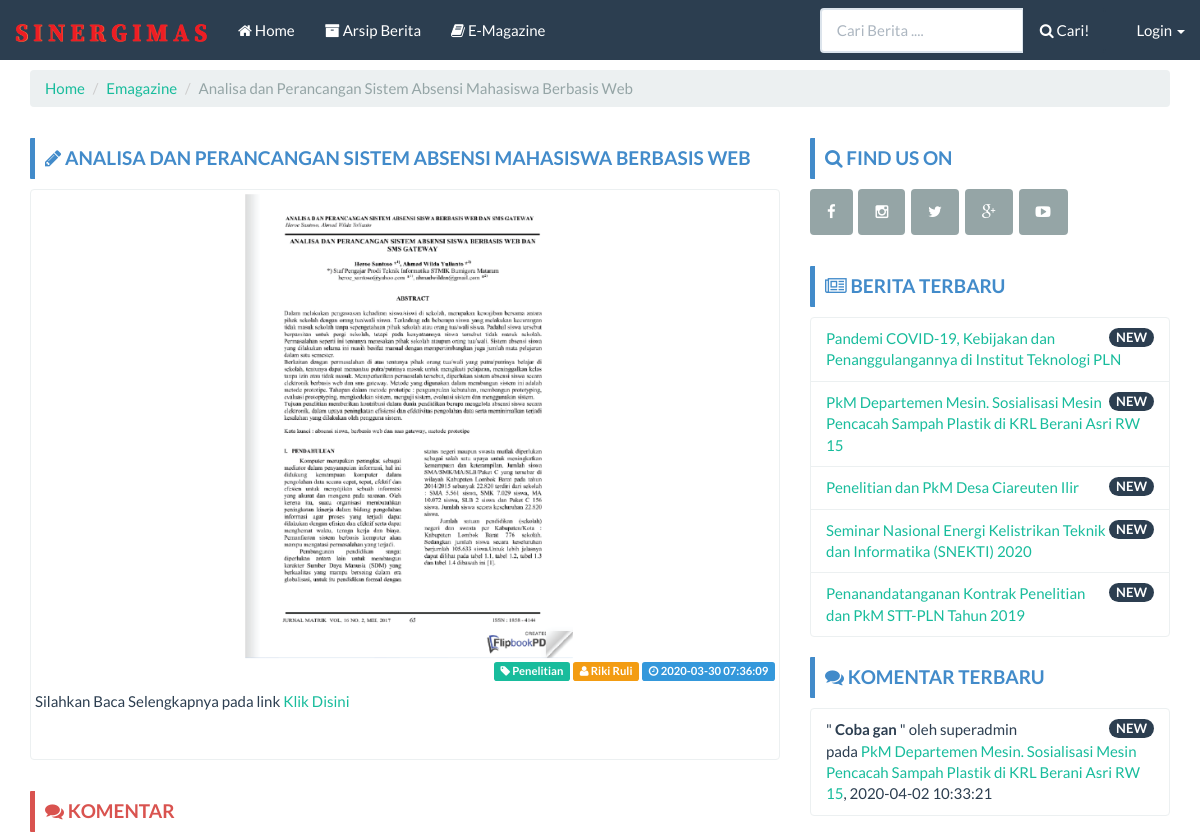
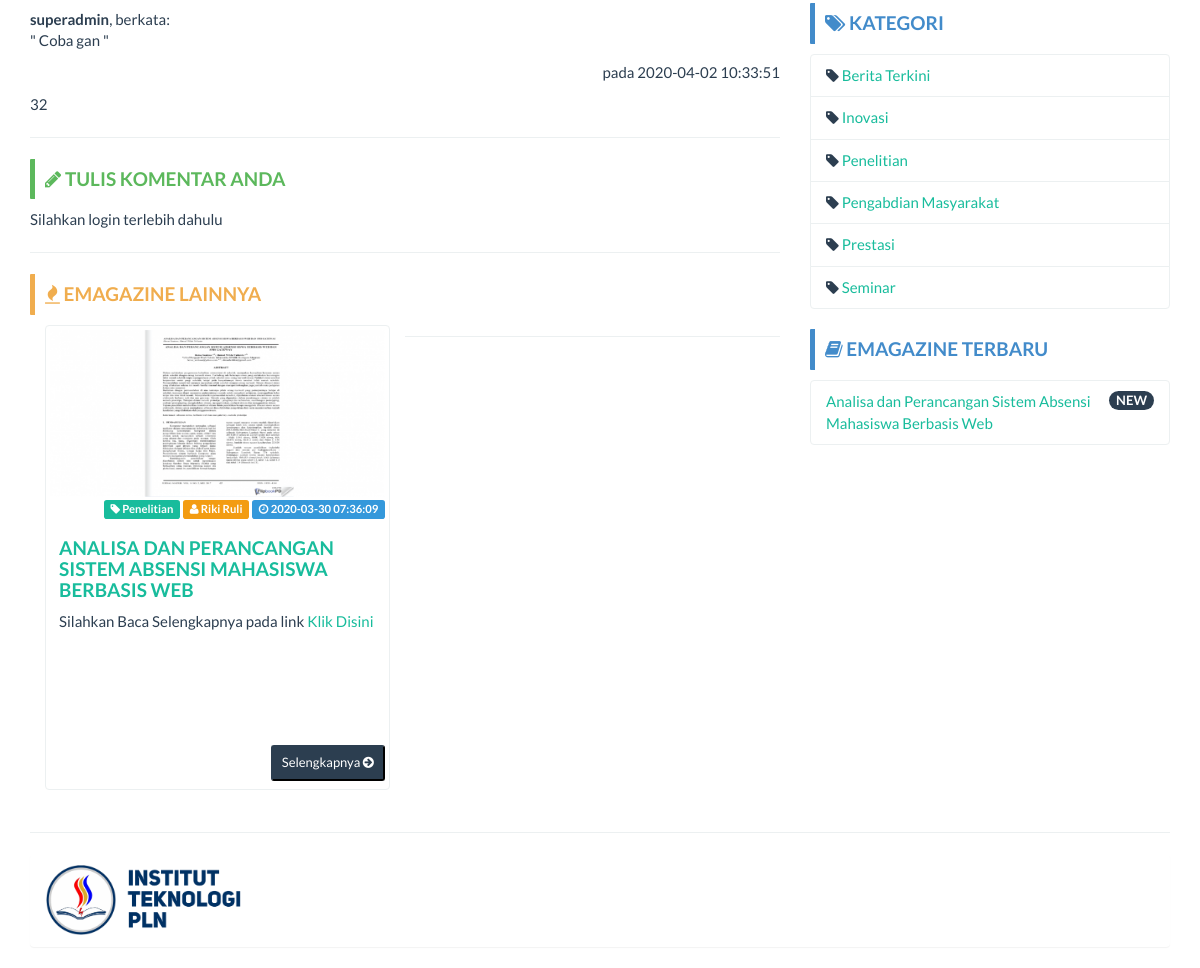
The app's page /emagazine/read/analisa-dan-perancangan-sistem-absensi-mahasiswa-berbasis-web with its own data (2 pictures, top to bottom).
### tables this page shows
CREATE TABLE `emagazine` (
  `id_emag` int(11) NOT NULL,
  `judul_emag` varchar(100) NOT NULL,
  `judul_seo` varchar(100) NOT NULL,
  `isi_link` text NOT NULL,
  `kategori` varchar(25) NOT NULL,
  `author` char(20) NOT NULL,
  `publish` char(7) NOT NULL,
  `userfile` text NOT NULL,
  `userfile_type` char(10) NOT NULL,
  `userfile_size` int(11) NOT NULL,
  `uploader` char(20) NOT NULL,
  `time_upload` datetime NOT NULL DEFAULT current_timestamp(),
  `updater` char(20) NOT NULL,
  `time_update` datetime NOT NULL DEFAULT current_timestamp()
);

CREATE TABLE `komentar_emag` (
  `id_komentar` int(11) NOT NULL,
  `nama` char(20) NOT NULL DEFAULT '0',
  `id_emag` int(11) DEFAULT NULL,
  `isi_komentar` text DEFAULT NULL,
  `status` char(5) DEFAULT NULL,
  `time_upload` datetime NOT NULL DEFAULT current_timestamp(),
  `verifikator` char(20) DEFAULT NULL,
  `time_verif` datetime NOT NULL DEFAULT current_timestamp() ON UPDATE current_timestamp()
);

CREATE TABLE `berita` (
  `id_berita` int(11) NOT NULL,
  `judul_berita` varchar(100) NOT NULL,
  `judul_seo` varchar(100) NOT NULL,
  `isi_berita` text NOT NULL,
  `kategori` varchar(25) NOT NULL,
  `author` char(20) NOT NULL,
  `publish` char(7) NOT NULL,
  `userfile` text NOT NULL,
  `userfile_type` char(10) NOT NULL,
  `userfile_size` int(11) NOT NULL,
  `uploader` char(20) NOT NULL,
  `time_upload` datetime NOT NULL DEFAULT current_timestamp(),
  `updater` char(20) NOT NULL,
  `time_update` datetime NOT NULL DEFAULT current_timestamp()
);

CREATE TABLE `komentar` (
  `id_komentar` int(11) NOT NULL,
  `nama` char(20) NOT NULL DEFAULT '0',
  `id_berita` int(11) DEFAULT NULL,
  `isi_komentar` text DEFAULT NULL,
  `status` char(5) DEFAULT NULL,
  `time_upload` datetime NOT NULL DEFAULT current_timestamp(),
  `verifikator` char(20) DEFAULT NULL,
  `time_verif` datetime NOT NULL DEFAULT current_timestamp() ON UPDATE current_timestamp()
);

CREATE TABLE `kategori` (
  `id_kategori` int(11) NOT NULL,
  `judul_kategori` varchar(25) NOT NULL,
  `kategori_seo` varchar(25) NOT NULL
);

### application/controllers/Emagazine.php (called while the page is built, shortened)
<?php
class Emagazine extends CI_Controller{
    function __construct()
    {
        $this->load->model('Berita_model');
        $this->load->model('Featured_model');
        $this->load->model('Kategori_model');
        $this->load->model('Emagazine_model');
        $this->data['get_all_berita_sidebar']        = $this->Berita_model->get_all_berita_sidebar();
        $this->data['get_all_kategori_sidebar']      = $this->Kategori_model->get_all_kategori_sidebar();
        $this->data['get_all_komentar_sidebar']      = $this->Berita_model->get_all_komentar_sidebar();
        $this->data['get_all_emagazine_sidebar']     = $this->Emagazine_model->get_all_emagazine_sidebar();
        $this->data['get_all_komentar_emag_sidebar'] = $this->Emagazine_model->get_all_komentar_sidebar();
    }
    public function read($id){
        $this->data['title'] = "Portal Berita CI";
        $cap = $this->buat_captcha();
        $this->data['cap_img'] = $cap['image'];
        $this->session->set_userdata('kode_captcha', $cap['word']);
        $row = $this->Emagazine_model->get_by_id($id);
        if($row){
            $this->data['emagazine']         = $this->Emagazine_model->get_by_id($id);
            $this->data['get_komentar']      = $this->Emagazine_model->get_komentar($id);
            $this->data['get_all_random']    = $this->Emagazine_model->get_all_random();
            $this->load->view('front/emagazine/body', $this->data);
        }
        else{
            $this->session->set_flashdata('message', '<div class="alert alert-dismissible alert-danger">
                <button type="button" class="close" data-dismiss="alert">&times;</button>Emagazine tidak ditemukan</b></div>');
            redirect(base_url());
        }
    }
    public function buat_captcha(){
        $this->load->helper('captcha');
        $vals = array(
            'img_path'      => './captcha/',
            'img_url'       => base_url() . 'captcha/',
            'img_height'    => 30,
            'expiration'    => 100,
            'word_length'   => 5,
            'colors'        => array(
                'background' => array(255, 255, 255),
                'border' => array(0, 0, 0),
                'text' => array(0, 0, 0),
                'grid' => array(255, 240, 0)
            )
        );
        $cap = create_captcha($vals);
        return $cap;
    }
}

### index.php (called while the page is built, shortened)
<?php
require_once BASEPATH.'core/CodeIgniter.php';

### application/models/Emagazine_model.php (called while the page is built, shortened)
<?php if (!defined('BASEPATH')) exit('No direct script access allowed');
class Emagazine_model extends CI_Model
{
	public $table = 'emagazine';
	public $id    = 'id_emag';
	public $order = 'DESC';
	function get_all_random()
	{
		$this->db->limit(4);
		$this->db->order_by($this->id, 'random');
		return $this->db->get($this->table)->result();
	}
	function get_all_emagazine_sidebar()
	{
		$this->db->limit(5);
		$this->db->where('publish', 'ya');
		$this->db->order_by($this->id, $this->order);
		return $this->db->get($this->table)->result();
	}
	function get_all_komentar_sidebar()
	{
		$this->db->from($this->table);
		$this->db->where('status', 'ya');
		$this->db->limit(5);
		$this->db->order_by('time_verif', $this->order);
		$this->db->join('komentar_emag', 'emagazine.id_emag = komentar_emag.id_emag');
		return $this->db->get()->result();
	}
	function get_by_id($id)
	{
		$this->db->where($this->id, $id);
		$this->db->or_where('judul_seo', $id);
		return $this->db->get($this->table)->row();
	}
	function get_komentar($id)
	{
		$this->db->from($this->table);
		$this->db->where('judul_seo', $id);
		$this->db->where('status', 'ya');
		$this->db->join('komentar_emag', 'emagazine.id_emag = komentar_emag.id_emag');
		return $this->db->get()->result();
	}
}

### application/models/Berita_model.php (called while the page is built, shortened)
<?php  if ( ! defined('BASEPATH')) exit('No direct script access allowed');
class Berita_model extends CI_Model
{
  public $table = 'berita';
  public $id    = 'id_berita';
  public $order = 'DESC';
  function get_all_berita_sidebar()
  {
    $this->db->limit(5);
    $this->db->where('publish','ya');
    $this->db->order_by($this->id, $this->order);
    return $this->db->get($this->table)->result();
  }
  function get_all_komentar_sidebar()
  {
    $this->db->from($this->table);
    $this->db->where('status', 'ya');
    $this->db->limit(5);
    $this->db->order_by('time_verif', $this->order);
    $this->db->join('komentar', 'berita.id_berita = komentar.id_berita');
    return $this->db->get()->result();
  }
}

### application/models/Kategori_model.php (called while the page is built, shortened)
<?php  if ( ! defined('BASEPATH')) exit('No direct script access allowed');
class Kategori_model extends CI_Model
{
  public $table = 'kategori';
  function get_all_kategori_sidebar()
  {
    $this->db->order_by('judul_kategori', 'asc');
    return $this->db->get($this->table)->result();
  }
}

### application/views/front/emagazine/body.php (the view, shortened to what this page needs)
<?php $this->load->view('front/emagazine/header'); ?>
<?php $this->load->view('front/navbar'); ?>
<div class="container">
    <ol class="breadcrumb">
        <li><a href="<?php echo base_url() ?>">Home</a></li>
        <li><a href="<?php echo base_url('emagazine/arsip') ?>">Emagazine</a></li>
        <li class="active"><?php echo $emagazine->judul_emag ?></li>
    </ol>
    <div class="row">
        <div class="col-md-8">
            <div class="bs-callout bs-callout-primary">
                <h4><i class="fa fa-pencil"></i> <?php echo $emagazine->judul_emag ?></h4>
            </div>
            <div class="row">
                <div class="col-md-12">
                    <div class="thumbnail">
                        <?php
                        if (empty($emagazine->userfile)) {
                            echo "<img src='" . base_url() . "assets/images/no_image_thumb.png' width='400' height='200'>";
                        } else {
                            echo " <img src='" . base_url() . "assets/images/emag/" . $emagazine->userfile . $emagazine->userfile_type . "' alt='$emagazine->userfile' title='$emagazine->userfile'> ";
                        }
                        ?>
                        <div align="right">
                            <span class="label label-success"><i class="fa fa-tag"></i> <?php echo $emagazine->kategori ?></span>
                            <span class="label label-warning"><i class="fa fa-user"></i> <?php echo $emagazine->author ?></span>
                            <span class="label label-info"><i class="fa fa-clock-o"></i> <?php echo $emagazine->time_upload ?></span>
                        </div>
                        <div style="text-align: justify;">
                            <p><?php echo $emagazine->isi_link ?></p>
                        </div>
                    </div>
                </div>
            </div>
            <div class="bs-callout bs-callout-danger">
                <h4><i class="fa fa-comments"></i> Komentar</h4>
            </div>
            <div class="row">
                <div class="col-md-12">
                    <?php
                    if ($get_komentar == NULL) {
                        echo "Belum ada komentar";
                    } else {
                        foreach ($get_komentar as $komen) {
                    ?>
                            <b><?php echo $komen->nama ?></b>, berkata:
                            <p>" <?php echo $komen->isi_komentar ?> "</p>
                            <p align="right">pada <?php echo $komen->time_upload ?></p>
                    <?php }
                    } ?>32
                </div>
            </div>
            <hr>
            <div class="bs-callout bs-callout-success">
                <h4><i class="fa fa-pencil"></i> Tulis Komentar Anda</h4>
            </div>
            <div class="row">
                <div class="col-md-12">
                    <?php
                    if (!isset($_SESSION['username'])) {
                        echo "Silahkan login terlebih dahulu";
                    } ?>
                </div>
            </div>
            <hr>
            <div class="bs-callout bs-callout-warning">
                <h4><i class="fa fa-fire"></i> Emagazine Lainnya</h4>
            </div>
            <?php
            foreach ($get_all_random as $post_random) {
                $caption = character_limiter($post_random->isi_link, 175);
            ?>
                <div class="col-sm-6 col-md-6">
                    <div class="thumbnail" style="height:465px;">
                        <?php
                        if (empty($post_random->userfile)) {
                            echo "<img src='" . base_url() . "assets/images/no_image_thumb.png' width='400' height='200'>";
                        } else {
                            echo " <img src='" . base_url() . "assets/images/emag/" . $post_random->userfile . '_thumb' . $post_random->userfile_type . "'> ";
                        }
                        ?>
                        <div align="right">
                            <span class="label label-success"><i class="fa fa-tag"></i> <?php echo $post_random->kategori ?></span>
                            <span class="label label-warning"><i class="fa fa-user"></i> <?php echo $post_random->author ?></span>
                            <span class="label label-info"><i class="fa fa-clock-o"></i> <?php echo $post_random->time_upload ?></span>
                        </div>
                        <div class="caption">
                            <h4><a href="<?php echo base_url("emagazine/read/$post_random->judul_seo ") ?>"><?php echo $post_random->judul_emag ?></a></h4>
                            <div style="text-align: justify;"><?php echo $caption ?></div>
                        </div>
                        <div style="position: absolute;bottom: 30px;right: 20px;">
                            <a href="<?php echo base_url("emagazine/read/$post_random->judul_seo ") ?>">
                                <button type="button" class="btn-sm btn-primary">
                                    Selengkapnya <i class="fa fa-arrow-circle-right"></i>
                                </button>
                            </a>
                        </div>
                    </div>
                </div>
            <?php } ?>
            <hr>
        </div>
        <?php $this->load->view('front/sidebar'); ?>

### application/views/front/sidebar.php (shortened to what this page needs)
<div class="col-md-4">
	<div class="bs-callout bs-callout-primary">
		<h4><i class="fa fa-search"></i> Find Us On</h4>
	</div>
	<div class="input-group">
		<button type="button" class="btn btn-default"><i class="fa fa-facebook"></i></button>&nbsp
		<button type="button" class="btn btn-default"><i class="fa fa-instagram"></i></button>&nbsp
		<button type="button" class="btn btn-default"><i class="fa fa-twitter"></i></button>&nbsp
		<button type="button" class="btn btn-default"><i class="fa fa-google-plus"></i></button>&nbsp
		<button type="button" class="btn btn-default"><i class="fa fa-youtube-play"></i></button>&nbsp
	</div>
	<br>
	<div class="bs-callout bs-callout-primary">
		<h4><i class="fa fa-newspaper-o"></i> Berita Terbaru</h4>
	</div>
	<ul class="list-group">
		<?php
		foreach ($get_all_berita_sidebar as $berita_sidebar) {
		?>
			<li class="list-group-item">
				<span class="badge">NEW</span>
				<?php echo anchor('berita/read/' . $berita_sidebar->judul_seo . '', '' . $berita_sidebar->judul_berita . '') ?>
			</li>
		<?php } ?>
	</ul>
	<div class="bs-callout bs-callout-primary">
		<h4><i class="fa fa-comments"></i> Komentar Terbaru</h4>
	</div>
	<ul class="list-group">
		<?php
		foreach ($get_all_komentar_sidebar as $komentar_sidebar) {
		?>
			<li class="list-group-item">
				<span class="badge">NEW</span>
				<?php
				echo ' "<b> ' . $komentar_sidebar->isi_komentar . ' </b> " oleh ' . $komentar_sidebar->nama . ' <br> ';
				echo "pada ";
				echo anchor('berita/read/' . $komentar_sidebar->judul_seo . '', '' . $komentar_sidebar->judul_berita . '');
				echo ", $komentar_sidebar->time_upload";
				?>
			</li>
		<?php } ?>
	</ul>
	<div class="bs-callout bs-callout-primary">
		<h4><i class="fa fa-tags"></i> Kategori</h4>
	</div>
	<ul class="list-group">
		<?php
		foreach ($get_all_kategori_sidebar as $kategori_sidebar) {
		?>
			<li class="list-group-item">
				<i class="fa fa-tag"></i> <?php echo anchor('berita/kategori/' . $kategori_sidebar->kategori_seo . '', '' . $kategori_sidebar->judul_kategori . '') ?>
			</li>
		<?php } ?>
	</ul>
	<div class="bs-callout bs-callout-primary">
		<h4><i class="fa fa-book"></i> Emagazine Terbaru</h4>
	</div>
	<ul class="list-group">
		<?php
		foreach ($get_all_emagazine_sidebar as $emagazine_sidebar) {
		?>
			<li class="list-group-item">
				<span class="badge">NEW</span>
				<?php echo anchor('emagazine/read/' . $emagazine_sidebar->judul_seo . '', '' . $emagazine_sidebar->judul_emag . '') ?>
			</li>
		<?php } ?>
	</ul>
</div>

### assets/template/frontend/css/custom.css (style rules this page uses)
body { padding-top: 70px; }
h4 { font-weight: bold; text-transform: uppercase; }
.bs-callout { padding: 10px; margin-top: 10px; margin-bottom: 10px; border: 0px solid #eee; border-left-width: 5px; border-radius: 1px; }
.bs-callout h4 { margin-top: 0; margin-bottom: 0px; }
.bs-callout-primary { border-left-color: #428bca; }
.bs-callout-primary h4 { color: #428bca; }
.bs-callout-success { border-left-color: #5cb85c; }
.bs-callout-success h4 { color: #5cb85c; }
.bs-callout-danger { border-left-color: #d9534f; }
.bs-callout-danger h4 { color: #d9534f; }
.bs-callout-warning { border-left-color: #f0ad4e; }
.bs-callout-warning h4 { color: #f0ad4e; }
a:hover, a:visited, a:link, a:active { text-decoration: none; }

### records on screen
emagazine: judul_emag "Analisa dan Perancangan Sistem Absensi Mahasiswa Berbasis Web", judul_emag "ANALISA DAN PERANCANGAN SISTEM ABSENSI MAHASISWA BERBASIS WEB", userfile+userfile_type (picture), kategori "Penelitian", author "Riki Ruli", time_upload "2020-03-30 07:36:09", isi_link "Silahkan Baca Selengkapnya pada link Klik Disini", judul_seo+judul_emag "Analisa dan Perancangan Sistem Absensi Mahasiswa Berbasis Web"
komentar_emag: nama "superadmin", isi_komentar "Coba gan", time_upload "2020-04-02 10:33:51"
berita: judul_seo+judul_berita "Pandemi COVID-19, Kebijakan dan Penanggulangannya di Institut Teknologi PLN"
berita: judul_seo+judul_berita "PkM Departemen Mesin. Sosialisasi Mesin Pencacah Sampah Plastik di KRL Berani Asri RW 15"
berita: judul_seo+judul_berita "Penelitian dan PkM Desa Ciareuten Ilir"
berita: judul_seo+judul_berita "Seminar Nasional Energi Kelistrikan Teknik dan Informatika (SNEKTI) 2020"
berita: judul_seo+judul_berita "Penanandatanganan Kontrak Penelitian dan PkM STT-PLN Tahun 2019"
komentar: isi_komentar "Coba gan", nama "superadmin", id_berita.judul_berita "PkM Departemen Mesin. Sosialisasi Mesin Pencacah Sampah Plastik di KRL Berani Asri RW 15", time_upload "2020-04-02 10:33:21"
kategori: kategori_seo+judul_kategori "Berita Terkini"
kategori: kategori_seo+judul_kategori "Inovasi"
kategori: kategori_seo+judul_kategori "Penelitian"
kategori: kategori_seo+judul_kategori "Pengabdian Masyarakat"
kategori: kategori_seo+judul_kategori "Prestasi"
kategori: kategori_seo+judul_kategori "Seminar"
